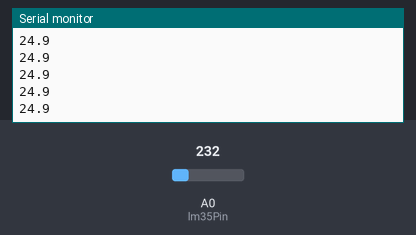
A program run on a simulated Arduino Uno, built with avr-gcc and run on an emulated ATmega328P. Parts: the last lines printed to the serial monitor. The test bench sets the inputs (shaded band); at power-on: A0 (lm35Pin) = 232.

Above: at 1.2 s.
1.3 s: A0 (lm35Pin) set to 250
At 1.68 s:
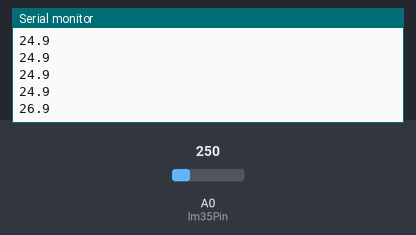
2.8 s: A0 (lm35Pin) set to 266
At 2.94 s:
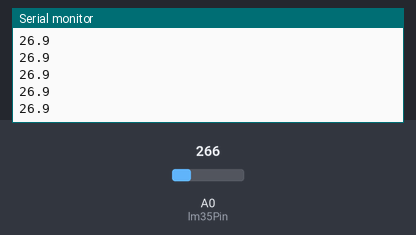
Timing chart, 0 to 5.8 s (numbered marks = the images above; inputs shaded):
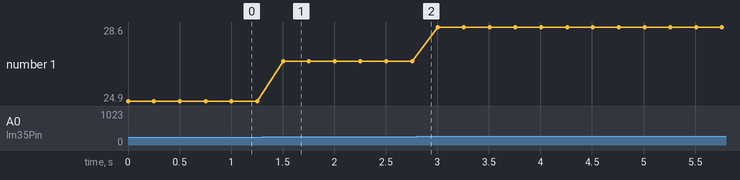

The program:

main.cpp
```cpp
/*
* Code d'exemple pour le capteur LM35 (2°C ~ +110°C) avec une meilleure précision.
https://www.carnetdumaker.net/articles/mesurer-une-temperature-avec-un-capteur-lm35-et-une-carte-arduino-genuino/


============================================================================
                                   ATTENTION !!!!!!!!!!!!!!!!!!!!!!!!!!!
NE RIEN CONNECTER SUR LA BROCHE AREF SI UNE TENSION DE REFERENCE INTERNE
                                 EST UTILISEE

Ne connectez rien à la broche AREF si une tension de référence interne est utilisée.

Si vous connectez quelque chose sur la broche AREF sans être dans le mode
EXTERNAL, vous allez déclencher un court-circuit à l'intérieur du microcontrôleur,
ce qui lui sera fatal
===========================================================================

Pour qu'un convertisseur analogique / numérique puisse faire son travail,
il a besoin d'une tension maximum de référence. Cette tension s'appelle AREF
par convention.
Avec une carte Arduino classique (Uno, Mega2560, etc.), il est possible de choisir la référence de tension en utilisant la fonction analogReference().

Dans notre cas, plusieurs choix sont possibles :
sur la Carte Arduino Uno :
- utiliser le mode EXTERNAL en reliant la broche AREF à la sortie +3V de la carte Arduino,
sur la carte Arduino Mega2560
- utiliser le mode INTERNAL (Arduino UNO) ou INTERNAL1V1 (Arduino Mega2560).

L'utilisation du mode EXTERNAL et de la broche AREF a l'avantage d'être générique.
Cela fonctionne sur n'importe quelle carte Arduino classique. Cependant,
la seule tension autre que 5 volts disponible sur une carte Arduino est de 3.3 volts.
Or, 3.3 volts / 1024 points (10 bits) = 3.23mV par point, c'est mieux, mais encore
loin d'être parfait.

autre possibilié :
On pourrait utiliser un montage avec une diode zener sur la broche AREF pour
générer une tension stable de 1.1 volt, mais cela serait un peu complexe.
Il est plus simple d'utiliser les modes INTERNAL et INTERNAL1V1, qui permettent
d'utiliser une tension de référence à 1.1 volt, interne au microcontrôleur.
Cela fonctionne que sur certaines cartes Arduino (UNO pour le mode INTERNAL)
Cela a l'avantage de ne demander aucune modification du montage de base.
*/
#include <Arduino.h>
// on définit les pins sur l'Arduino uno
const int lm35Pin = A0;

// on definit les variables
float temperature_celcius;
int valeur_brute;

// =============================== SETUP ===========================
// Fonction setup(), appelée au démarrage de la carte Arduino
void setup() {
pinMode(lm35Pin,INPUT);

Serial.begin(9600);   // Initialise la communication avec le PC

// Améliore la précision de la mesure en réduisant la plage de mesure
analogReference(INTERNAL);                 // Pour Arduino UNO
// analogReference(INTERNAL1V1); // Pour Arduino Mega2560
}

// *****************************
// on definit la fonction temperature
void mesuretemp () {
temperature_celcius = (1.1 * valeur_brute *100.0) / 1023;
}


// Fonction loop(), appelée continuellement en boucle tant que la carte Arduino est alimentée
void loop() {

// Mesure la tension sur la broche A0
valeur_brute = analogRead(A0);

// Transforme la mesure (nombre entier) en température via un produit en croix
//temperature_celcius = valeur_brute * (1.1 / 1023.0 * 100.0);

// on appelle la fonction définie en haut
mesuretemp();
// Envoi la mesure au PC pour affichage et attends 250ms
Serial.println(temperature_celcius,1);  // avec 1 décimale
delay(250);
} // fin du loop
```

Measured:
- after the input at 1.3 s, the serial monitor: prints a new line after 0.20 s (image 1)
- plotted number 1: 24.9 → 26.9 after the input at 1.3 s, 26.9 → 28.6 after the input at 2.8 s
